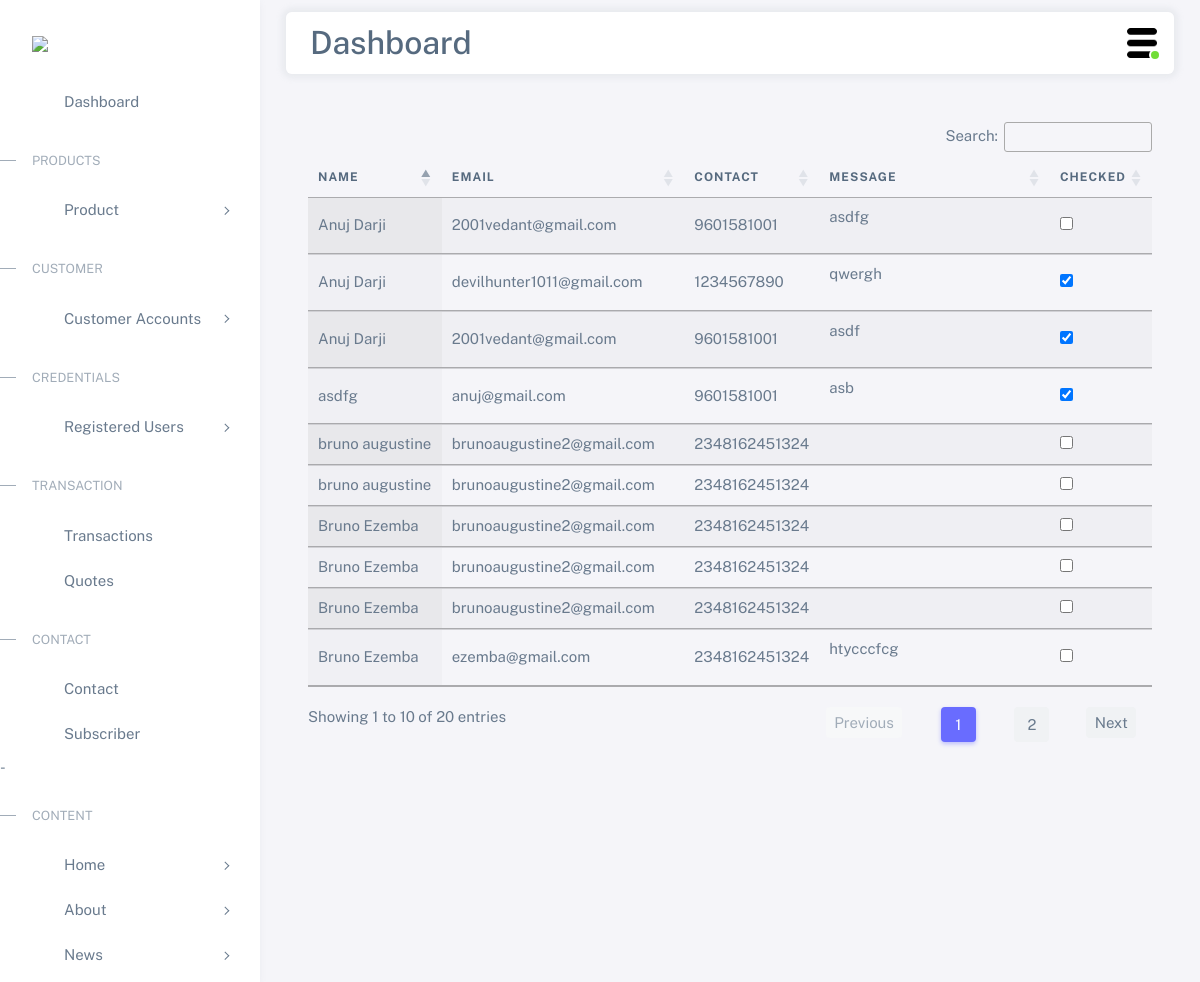
Page /devadmin/contactlist/ (signed in) on the committed database.
### accounts/models.py (models this page shows, shortened)
class Contact(models.Model):
    name = models.CharField(max_length=200)
    email = models.EmailField(max_length=50)
    contact = models.PositiveIntegerField()
    message = models.TextField()
    checked = models.BooleanField(default=False)

### accounts/views.py (the view)
# urls.py: path('devadmin/contactlist/', views.admincontactlist, name='admincontactlist'),
def admincontactlist(request):
    contact = Contact.objects.all()
    return render(request, 'devadmin/admincontactlist.html',{'contact':contact})

### accounts/templates/devadmin/admincontactlist.html (shortened to what this page needs)
{% extends 'devadmin/base.html' %}
{% load static %}
{% block main-content %}
<link rel="stylesheet" href="https://cdn.datatables.net/1.12.1/css/jquery.dataTables.min.css">
<link rel="stylesheet" href="https://cdn.datatables.net/datetime/1.1.2/css/dataTables.dateTime.min.css">
<link rel="stylesheet" href="https://cdn.datatables.net/1.12.1/css/dataTables.bootstrap4.min.css">
<link rel="stylesheet" href="https://cdn.datatables.net/buttons/2.2.3/css/buttons.bootstrap4.min.css">
<div class="m-5">
<table id="example" class="table display nowrap mt-3" style="width:100%">
  <thead>
      <tr>
          <th>Name</th>
          <th>Email</th>
          <th>Contact</th>
          <th>Message</th>
          <th>Checked</th>
        </tr>
  </thead>
  <tbody>
    {% for i in contact %}
    <tr>
        <td>{{i.name}}</td>
        <td>{{i.email}}</td>
        <td>{{i.contact}}</td>
        <td>{{i.message | linebreaks}}</td>
        <td>
          <form action="{% url 'admincontact' i.id %}" id="myform{{i.id}}" method= "POST">
            {% if i.checked == True %}
              <input type="checkbox" name="fluency" id="fluency{{i.id}}" checked/>
              {% else %}
              <input type="checkbox" name="fluency" id="fluency{{i.id}}" />
              {% endif %}
          </form>
        </td>
      </tr>
    {% endfor %}
    </tbody>
</table>
</div>
{% endblock main-content %}

### accounts/static/accounts/css/style.css (style rules this page uses)
body, html { margin: 0; padding: 0; overflow-x: hidden; }

### rows in the picture
Contact: name "Anuj Darji", email "2001vedant@gmail.com", contact "9601581001", message "asdfg"
Contact: name "Anuj Darji", email "devilhunter1011@gmail.com", contact "1234567890", message "qwergh"
Contact: name "asdfg", email "anuj@gmail.com", contact "9601581001", message "asb"
Contact: name "Anuj Darji", email "2001vedant@gmail.com", contact "9601581001", message "asdf"
Contact: name "Bruno Ezemba", email "brunoaugustine2@gmail.com", contact "2348162451324"
Contact: name "Bruno Ezemba", email "brunoaugustine2@gmail.com", contact "2348162451324"
Contact: name "bruno augustine", email "brunoaugustine2@gmail.com", contact "2348162451324"
Contact: name "bruno augustine", email "brunoaugustine2@gmail.com", contact "2348162451324"
Contact: name "Bruno Ezemba", email "brunoaugustine2@gmail.com", contact "2348162451324"
Contact: name "Bruno Ezemba", email "ezemba@gmail.com", contact "2348162451324", message "htycccfcg"
